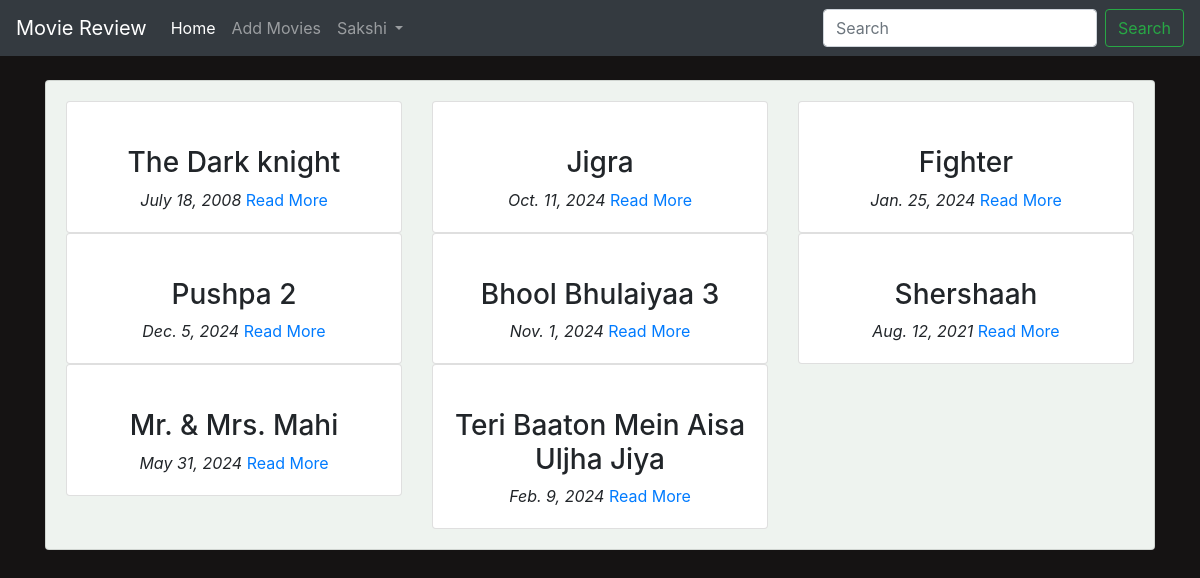
Screenshot of /home/ (signed in) with the database file from the repository.
### reviews/models.py (models this page shows, shortened)
class Movie(models.Model):
    name = models.CharField(max_length=300)
    director = models.CharField(max_length=300)
    cast = models.CharField(max_length=800)
    release_year = models.IntegerField(null=True, blank=True)
    description = models.TextField(max_length=5000)
    release_date = models.DateField()
    average_rating = models.FloatField(default=0)
    image = models.URLField(default=None, null=True)

### reviews/views.py (the view)
# urls.py: 2. Add a URL to urlpatterns:  path('', views.home, name='home')
def home(request):
    query=request.GET.get("title")
    allMovies=None
    if query:
        allMovies=Movie.objects.filter(name__icontains=query)
    else:
        allMovies=Movie.objects.all()
    context = {
        "movies":allMovies,
    }
    return render(request, 'index.html', context)

### templates/index.html (shortened to what this page needs)
{% extends 'base.html' %}
{% block content %}
<div class="container">
    <br>
    <div class="card" id="backdrop">
        <div class="card-body">
            <div class="row">
                {% for movie in movies %}
                <div class="col-md-4">
                    <div class="card">
                        <div class="card-body text-center">
                            <h3 class="text-center">{{ movie.name }}</h3>
                            <i>{{ movie.release_date }}</i>
                            <a href="{% url 'reviews:detail' movie.id %}">Read More</a>
                        </div>
                    </div>
                </div>
                {% endfor %}
            </div>
        </div>
    </div>
</div>
{% endblock %}

### templates/base.html (shortened to what this page needs)
<!doctype html>
<html lang="en">
  <head>
    <link rel="stylesheet" href="https://cdn.jsdelivr.net/npm/bootstrap@4.0.0/dist/css/bootstrap.min.css">
    {% load static %}
    <link rel="stylesheet" href="{% static 'css/reviews.css' %}">
  </head>
  <body>
    <nav class="navbar navbar-expand-lg navbar-dark bg-dark text-white">
        <a class="navbar-brand" href="{% url 'reviews:home' %}">Movie Review</a>
        <div class="collapse navbar-collapse" id="navbarSupportedContent">
          <ul class="navbar-nav mr-auto">
            <li class="nav-item active">
              <a class="nav-link" href="{% url 'reviews:home' %}">Home <span class="sr-only">(current)</span></a>
            </li>
            <li class="nav-item">
              <a class="nav-link" href="{% url 'reviews:add_movie' %}">Add Movies</a>
            </li>
            {% if user.is_authenticated %}
            <li class="nav-item dropdown">
              <a class="nav-link dropdown-toggle" href="#" id="navbarDropdown" role="button" data-toggle="dropdown" aria-haspopup="true" aria-expanded="false">
                {{ user.username }}
              </a>
            </li>
            {% endif %}
          </ul>
          <form class="form-inline my-2 my-lg-0" method="GET" action="{% url 'reviews:home' %}">
            <input class="form-control mr-sm-2" type="search" placeholder="Search" aria-label="Search" name="title">
            <button class="btn btn-outline-success my-2 my-sm-0" type="submit">Search</button>
          </form>
        </div>
      </nav>
    {% block content %}
    {% endblock %}
  </body>
</html>

### reviews/static/css/reviews.css (style rules this page uses)
body { background-color: #151313; }
#backdrop { background-color: #eef3ef; }

### rows the page displays
Movie: name "The Dark knight", release_date "July 18, 2008"
Movie: name "Jigra", release_date "Oct. 11, 2024"
Movie: name "Fighter", release_date "Jan. 25, 2024"
Movie: name "Pushpa 2", release_date "Dec. 5, 2024"
Movie: name "Bhool Bhulaiyaa 3", release_date "Nov. 1, 2024"
Movie: name "Shershaah", release_date "Aug. 12, 2021"
Movie: name "Mr. & Mrs. Mahi", release_date "May 31, 2024"
Movie: name "Teri Baaton Mein Aisa Uljha Jiya", release_date "Feb. 9, 2024"

### other values shown
{{ user.username }} "Sakshi"
